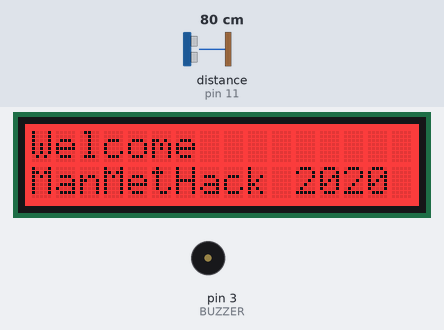
The sketch below on a simulated Arduino Uno, built with avr-gcc and run on an emulated ATmega328P. On the bench: 16×2 character LCD, buzzer (waves = sounding, pin HIGH). Wiring (inferred from the names in the program): ultrasonic range finder: trigger pin 10; echo pin 11. The test bench sets the inputs (shaded band); at power-on: distance to the obstacle (sensor on pin 11) 80 cm. The echo pulse lasts 58.3 µs per cm; pins used as bus, display or sensor lines are not drawn; what the sketch prints to the serial monitor is not drawn.

Above: at 4.1 s.
At 8.3 s:
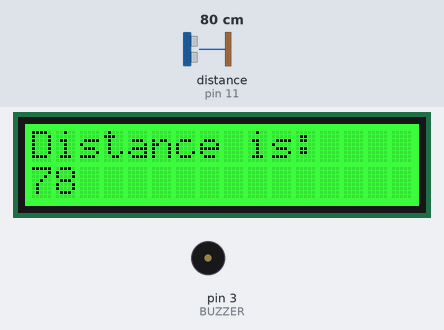
8.4 s: distance to the obstacle (sensor on pin 11) set to 19 cm
At 8.7 s:
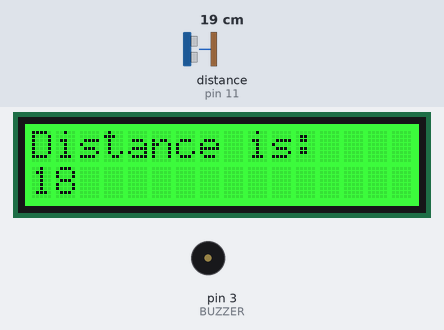
9.9 s: distance to the obstacle (sensor on pin 11) set to 15 cm
At 10.01 s:
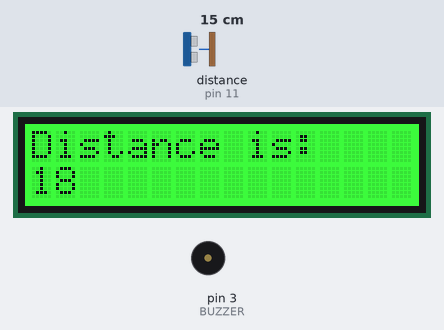
11.8 s: distance to the obstacle (sensor on pin 11) set to 2 cm
13.4 s: distance to the obstacle (sensor on pin 11) set to 18 cm
At 14.1 s:
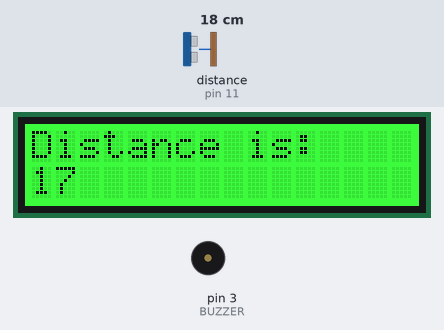
Timing chart, 0 to 15.9 s (numbered marks = the images above; inputs shaded):
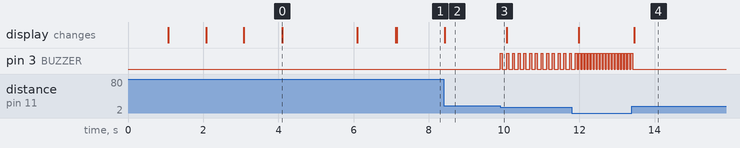

The sketch:

main.ino
```cpp
#include <rgb_lcd.h>

#define BUZZER 3
#define trigPin 10
#define echoPin 11

rgb_lcd lcd;

#define colorR 255
#define colorG 0
#define colorB 0

// defining variables
long duration;
int distance, prev_dist;

// the setup function runs once when you press reset or power the board
void setup() {
  lcd.begin(16, 2);
  lcd.setRGB(colorR, colorG, colorB);

  // Print a message to the LCD.
  lcd.print("Welcome");
  delay(1000);
  fade();
  lcd.setCursor(0, 1);
  lcd.print("TOOOOOOO");
  delay(1000);
  fade();
  lcd.setCursor(0, 1);
  lcd.print("ManMetHack 2020");
  delay(2000);
  fade();
  lcd.setCursor(0, 1);
  lcd.print("                ");
  lcd.setCursor(0, 0);
  lcd.setRGB(0, 255, 0);
  lcd.print("Distance is:");
  //  delay(1000);

  Serial.begin(115200);
  // initialize digital pin 3 as an output.
  pinMode(BUZZER, OUTPUT);

  pinMode(trigPin, OUTPUT); // Sets the trigPin as an Output
  pinMode(echoPin, INPUT); // Sets the echoPin as an Input
}

// the loop function runs over and over again forever
void loop() {
  // Clears the trigPin
  digitalWrite(trigPin, LOW);
  delayMicroseconds(2);
  // Sets the trigPin on HIGH state for 10 micro seconds
  digitalWrite(trigPin, HIGH);
  delayMicroseconds(10);
  digitalWrite(trigPin, LOW);
  // Reads the echoPin, returns the sound wave travel time in microseconds
  duration = pulseIn(echoPin, HIGH);
  // Calculating the distance
  distance = duration * 0.034 / 2;

  if (distance <= 15 && distance > 10) {
    digitalWrite(BUZZER, HIGH);   // turn the LED on (HIGH is the voltage level)
    Serial.print("1");
    delay(50);                       // wait for a second
    digitalWrite(BUZZER, LOW);    // turn the LED off by making the voltage LOW
    Serial.println("0");
    delay(100);                       // wait for a second
  } else if (distance <= 10 && distance > 5) {
    digitalWrite(BUZZER, HIGH);   // turn the LED on (HIGH is the voltage level)
    Serial.print("1");
    delay(50);                       // wait for a second
    digitalWrite(BUZZER, LOW);    // turn the LED off by making the voltage LOW
    Serial.println("0");
    delay(50);
  } else if (distance <= 5  && distance > 0) {
    digitalWrite(BUZZER, HIGH);   // turn the LED on (HIGH is the voltage level)
    Serial.print("1");
    delay(50);                       // wait for a second
    digitalWrite(BUZZER, LOW);    // turn the LED off by making the voltage LOW
    Serial.println("0");
    delay(30);
  }

  //Prints the distance on the Serial Monitor
  Serial.print("Distance: ");
  Serial.println(distance);

  //Prints the distance to the LCD
  if (prev_dist != distance){
    lcd.setCursor(0, 1);
    lcd.print(distance);
    lcd.print("                  ");
    prev_dist = distance;
  }
}

void fade() {
  lcd.noDisplay();
  delay(1000);
  // Turn on the display:
  lcd.display();
}

void clearLCDLine(int line)
{
  lcd.setCursor(0, line);
  for (int n = 0; n < 20; n++) // 20 indicates symbols in line. For 2x16 LCD write - 16
  {
    lcd.print(" ");
  }
}
```

Measured:
- the behaviour switches between 17 and 16 cm on distance to the obstacle (sensor on pin 11) (found by bisection; images 2 and 3)
- after the input at 8.4 s, the display: changes at once (image 2)
- after the input at 9.9 s, pin 3 (BUZZER): alternates HIGH for 0.05 s and LOW for 0.10 s, starting at once
- after the input at 11.8 s, pin 3 (BUZZER): alternates HIGH for 0.05 s and LOW for 0.03 s, starting after 0.19 s
- after the input at 13.4 s, pin 3 (BUZZER): goes on until 13.4 s, then stays LOW; the display: changes after 0.07 s (image 4)
- what the display in image 0 shows lasts 2.0 s, from 4.1 s to 6.1 s
